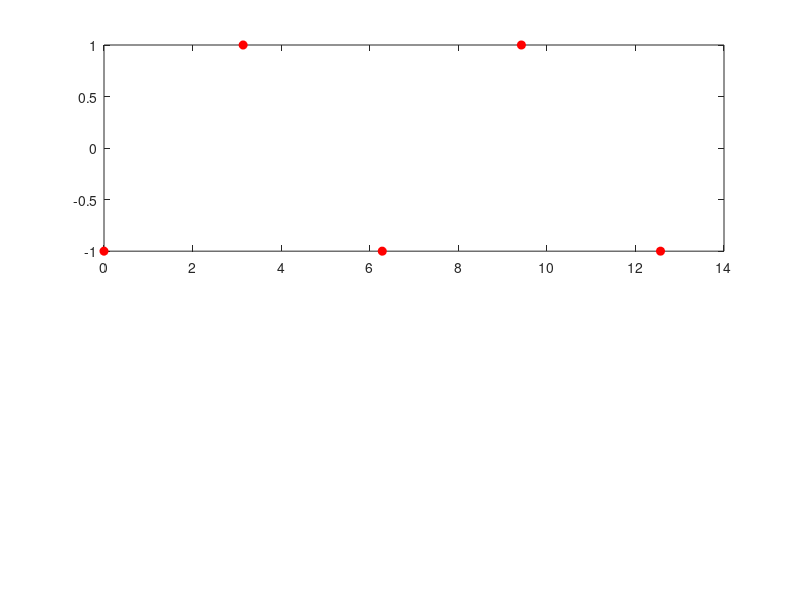

This chart was generated by the following MATLAB code: (Note: this script raises an error after producing the figure.)
clc;
clear;

% Add all project subfolders to search path
addpath(genpath(fullfile(fileparts(mfilename('fullpath')), '..', '..')));


% MATLAB Code to generate the specific superoscillating signal from the paper:
% "Abrupt Rabi oscillations in a superoscillating electric field"

% 1. Define the frequencies
N = 5;
% The paper uses five harmonic oscillations with frequencies omega_n = 0.18n
n_idx = 1:N;
angular_freqs_SO = 0.18 * n_idx;

% 2. Define the target constraint points
% Five points t_n = pi * n / omega_0, for n = 0,...,4, with omega_0 = 1
omega_0 = 1;
t_j = (0:N-1) * (pi / omega_0); % Results in [0, pi, 2*pi, 3*pi, 4*pi]

% Target values assigned to these points: s1=s3=s5=-1, s2=s4=1
s_j = [-1, 1, -1, 1, -1];

% 3. Set up the linear system of equations: A * c = s_j
% The matrix A is constructed using A_jn = exp(i * omega_n * t_j)
A = exp(1i * t_j' * angular_freqs_SO);

% Solve the linear system for the complex coefficients c_n
amps_SO = A \ s_j';

%% Save

amps_SO = amps_SO(:).';
angular_freqs_SO = angular_freqs_SO(:)';

% Save directly to the signals/data directory
output_dir = fullfile(fileparts(mfilename('fullpath')), '..', 'data');
if ~exist(output_dir, 'dir')
    mkdir(output_dir);
end
save(fullfile(output_dir, 'SO_Baranov.mat'), 'amps_SO', 'angular_freqs_SO');

%% PLOT

% 4. Reconstruct the superoscillating signal over a continuous time range
% The paper plots this from t=0 to roughly t=55 in Figure 1(b)
t_continuous = linspace(-55, 55, 2000);
s_t = zeros(size(t_continuous));

% Reconstruct the signal: s(t) = Re( sum( c_n * exp(i * omega_n * t) ) )
for n = 1:N
    s_t = s_t + real(amps_SO(n) * exp(1i * angular_freqs_SO(n) * t_continuous));
end

% 5. Plot the results to mimic Figure 1(a) and 1(b)
figure('Position', [100, 100, 800, 600]);

% Subplot for the constraint points (Figure 1a match)
subplot(2,1,1);
plot(t_j, s_j, 'ro', 'MarkerSize', 6, 'MarkerFaceColor', 'r');
yline(0, 'k-', 'Color', [0.8 0.8 0.8]);
title('Predefined pattern of points (Fig. 1a)');
xlabel('Time');
xlim([-1, 13]);
ylim([-2, 2]);

% Subplot for the SO signal (Figure 1b match)
subplot(2,1,2);
plot(t_continuous, s_t, 'b-', 'LineWidth', 1.5);
hold on;
% Plot the constraint points on the signal to verify alignment
plot(t_j, s_j, 'ro', 'MarkerSize', 6, 'MarkerFaceColor', 'r');
title('Superoscillating Function s(t) (Fig. 1b)');
xlabel('Time');
xlim([-2, 55]);
grid on;

% Display the calculated coefficients in the command window
disp('The calculated complex coefficients c_n are:');
for i=1:N
    fprintf('c_%d = %7.3f %+.3fi\n', i, real(amps_SO(i)), imag(amps_SO(i)));
end



%% 6. Instantaneous Frequency Analysis
% Compute instantaneous frequency using the refactored function
inst_freq = compute_instantaneous_frequency(s_t, t_continuous);

figure('Color', 'w', 'Name', 'Instantaneous Frequency Analysis');
plot(t_continuous, s_t, 'LineWidth', 2, 'DisplayName', 'wave s(t)'); 
hold on;
plot(t_continuous, inst_freq, 'LineWidth', 2, 'DisplayName', '\omega_{inst}(t)');
title('SO Baranov: Wave and Instantaneous Frequency');
xlabel('Time');
ylim([-6 6]); 
grid on;
legend('Location', 'northeast');

if exist('PlotUtils', 'class')
    PlotUtils.styleAxes(gca);
end
